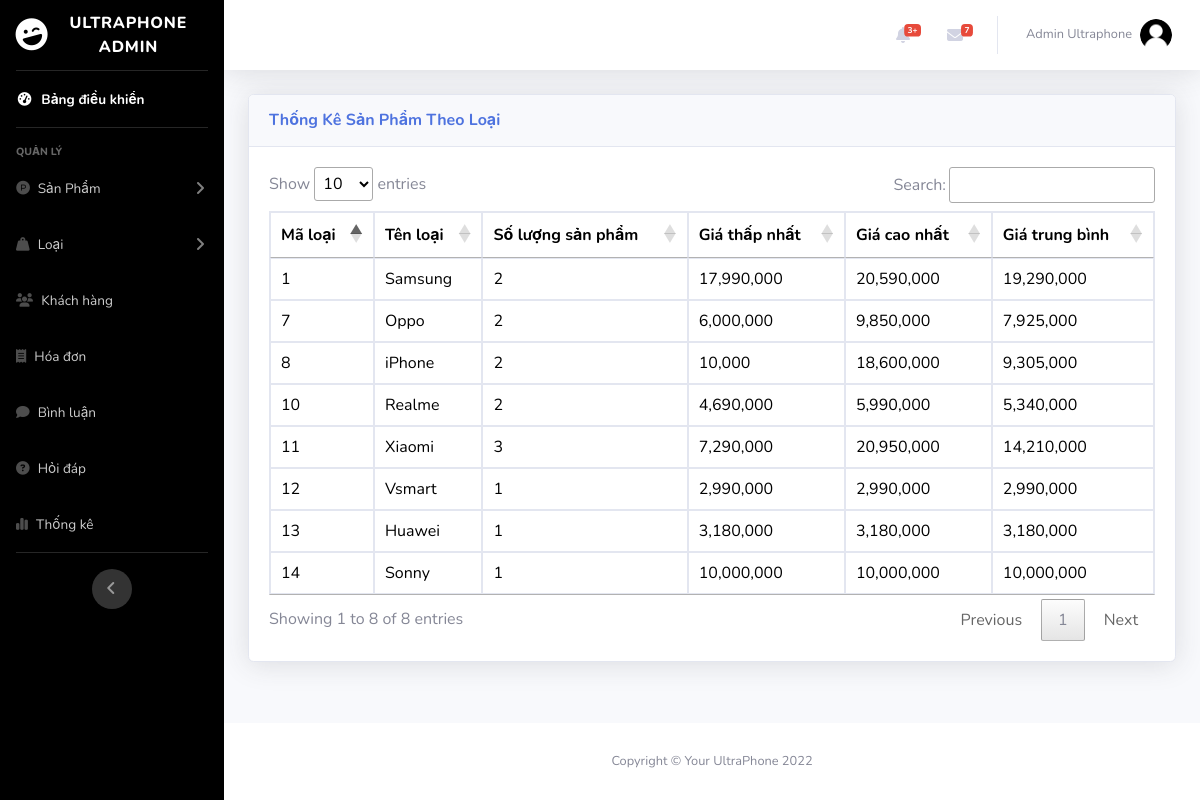
/admin/index.php?act=list_statis (signed in), run on the app's committed database.
### tables this page shows
CREATE TABLE `category` (
  `id_cate` int(11) NOT NULL,
  `name_cate` varchar(255) NOT NULL
);

### admin/controller/controller.php (called while the page is built)
<?php
function render($path, $data = [])
{
    extract($data);
    $view = "view/" . $path . ".php";
    include_once $view;
}

### admin/model/pdo.php (called while the page is built, shortened)
<?php
function pdo_get_connection(){
    $dburl = "mysql:host=127.0.0.1;dbname=ultraphone;charset=utf8";
    $username = 'root';
    $password = '';
    $conn = new PDO($dburl, $username, $password);
    $conn->setAttribute(PDO::ATTR_ERRMODE, PDO::ERRMODE_EXCEPTION);
    return $conn;
}
function pdo_query($sql){
    $sql_args = array_slice(func_get_args(), 1);
    try{
        $conn = pdo_get_connection();
        $stmt = $conn->prepare($sql);
        $stmt->execute($sql_args);
        $rows = $stmt->fetchAll();
        return $rows;
    }
    catch(PDOException $e){
        throw $e;
    }
    finally{
        unset($conn);
    }
}

### admin/model/thongke.php (called while the page is built, shortened)
<?php
function loadall_statis()
{
    $sql = "SELECT c.id_cate as idcate, c.name_cate as namecate, count(p.id_pro) as pro_quantity, min(p.price) as min_price, max(p.price) as max_price, avg(p.price) as avg_price";
    $sql .= " FROM product p LEFT JOIN category c ON c.id_cate = p.idcate";
    $sql .= " GROUP BY c.id_cate ORDER BY c.id_cate DESC";
    $liststatis = pdo_query($sql);
    return $liststatis;
}

### admin/view/list_statistic.php (the view, shortened to what this page needs)
<?php include_once "header.php" ?>
<body id="page-top">
    <div id="wrapper">
        <?php include_once "nav.php" ?>
        <div class="container-fluid">
            <div class="card shadow mb-4">
                <div class="card-header py-3">
                    <h6 class="m-0 font-weight-bold text-primary">Thống Kê Sản Phẩm Theo Loại</h6>
                </div>
                <div class="card-body">
                    <div class="table-responsive">
                        <table class="table table-bordered" id="dataTable" width="100%" cellspacing="0">
                            <thead>
                                <tr>
                                    <th>Mã loại</th>
                                    <th>Tên loại</th>
                                    <th>Số lượng sản phẩm</th>
                                    <th>Giá thấp nhất</th>
                                    <th>Giá cao nhất</th>
                                    <th>Giá trung bình</th>
                                </tr>
                            </thead>
                            <tbody>
                                <?php foreach ($liststatis as $statis) : extract($statis); ?>
                                    <tr>
                                        <td><?= $idcate ?></td>
                                        <td><?= $namecate ?></td>
                                        <td><?= $pro_quantity ?></td>
                                        <td><?= number_format($min_price) ?></td>
                                        <td><?= number_format($max_price) ?></td>
                                        <td><?= number_format($avg_price) ?></td>
                                    </tr>
                                <?php endforeach ?>
                            </tbody>
                        </table>
                    </div>
                </div>
            </div>
        </div>
    </div>
    <?php include_once "footer.php" ?>

### data on the page
category: id_cate "14", name_cate "Sonny", pro_quantity "1", min_price "10,000,000", max_price "10,000,000", avg_price "10,000,000"
category: id_cate "13", name_cate "Huawei", pro_quantity "1", min_price "3,180,000", max_price "3,180,000", avg_price "3,180,000"
category: id_cate "12", name_cate "Vsmart", pro_quantity "1", min_price "2,990,000", max_price "2,990,000", avg_price "2,990,000"
category: id_cate "11", name_cate "Xiaomi", pro_quantity "3", min_price "7,290,000", max_price "20,950,000", avg_price "14,210,000"
category: id_cate "10", name_cate "Realme", pro_quantity "2", min_price "4,690,000", max_price "5,990,000", avg_price "5,340,000"
category: id_cate "8", name_cate "iPhone", pro_quantity "2", min_price "10,000", max_price "18,600,000", avg_price "9,305,000"
category: id_cate "7", name_cate "Oppo", pro_quantity "2", min_price "6,000,000", max_price "9,850,000", avg_price "7,925,000"
category: id_cate "1", name_cate "Samsung", pro_quantity "2", min_price "17,990,000", max_price "20,590,000", avg_price "19,290,000"

### other printed values
$_SESSION['admin']['full_name'] "Admin Ultraphone"
